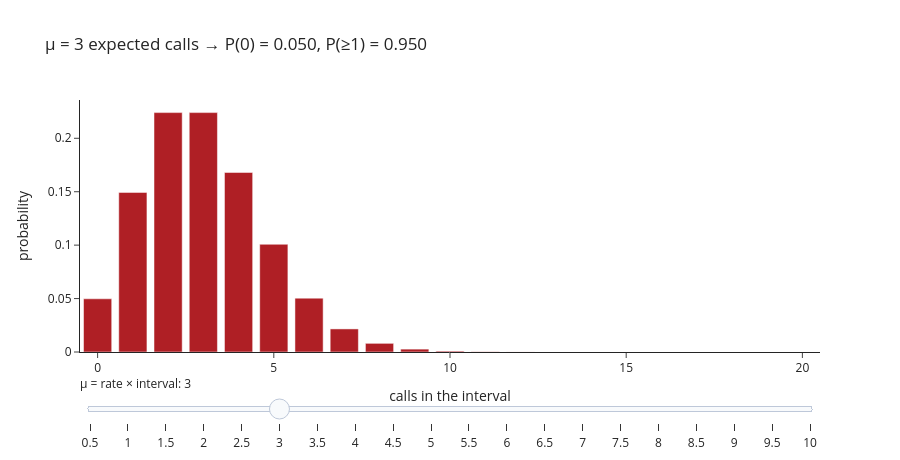

The notebook cell saved with this chart:
### Code cell
mus = np.round(np.arange(0.5, 10.01, 0.5), 1)
xs = np.arange(0, 21)
fig = go.Figure()
for m in mus:
    fig.add_bar(x=xs, y=stats.poisson.pmf(xs, m), marker_color=RED, visible=bool(m == 3.0), name=f"μ={m}", showlegend=False)
steps = [dict(method="update", label=f"{m:g}", args=[{"visible": [j == i for j in range(len(mus))]},
         {"title": f"μ = {m:g} expected calls → P(0) = {math.exp(-m):.3f}, P(≥1) = {1 - math.exp(-m):.3f}"}]) for i, m in enumerate(mus)]
fig.update_layout(template="simple_white", height=460, title="μ = 3 expected calls → P(0) = 0.050, P(≥1) = 0.950",
                  xaxis_title="calls in the interval", yaxis_title="probability",
                  sliders=[dict(active=int(np.where(mus == 3.0)[0][0]), steps=steps, currentvalue=dict(prefix="μ = rate × interval: "))])
fig.show()
print("Mean and variance of a Poisson are both μ: a high rate gives a wide, bell-shaped pile. Push μ to 10 and look.")

### Figure 1 — Plotly figure (JSON) as saved in the notebook; plotly's stock layout.template omitted (floating-point values rounded to 4 significant figures)
{"data": [{"marker": {"color": "#AF1F25"}, "name": "μ=0.5", "showlegend": false, "type": "bar", "visible": false, "x": [0, 1, 2, 3, 4, 5, 6, 7, 8, 9, 10, 11, 12, 13, 14, 15, 16, 17, 18, 19, 20], "y": [0.6065, 0.3033, 0.07582, 0.01264, 0.00158, 0.000158, 1.316e-05, 9.402e-07, 5.876e-08, 3.265e-09, 1.632e-10, 7.419e-12, 3.091e-13, 1.189e-14, 4.246e-16, 1.415e-17, 4.423e-19, 1.301e-20, 3.614e-22, 9.51e-24, 2.378e-25]}, {"marker": {"color": "#AF1F25"}, "name": "μ=1.0", "showlegend": false, "type": "bar", "visible": false, "x": [0, 1, 2, 3, 4, 5, 6, 7, 8, 9, 10, 11, 12, 13, 14, 15, 16, 17, 18, 19, 20], "y": [0.3679, 0.3679, 0.1839, 0.06131, 0.01533, 0.003066, 0.0005109, 7.299e-05, 9.124e-06, 1.014e-06, 1.014e-07, 9.216e-09, 7.68e-10, 5.908e-11, 4.22e-12, 2.813e-13, 1.758e-14, 1.034e-15, 5.746e-17, 3.024e-18, 1.512e-19]}, {"marker": {"color": "#AF1F25"}, "name": "μ=1.5", "showlegend": false, "type": "bar", "visible": false, "x": [0, 1, 2, 3, 4, 5, 6, 7, 8, 9, 10, 11, 12, 13, 14, 15, 16, 17, 18, 19, 20], "y": [0.2231, 0.3347, 0.251, 0.1255, 0.04707, 0.01412, 0.00353, 0.0007564, 0.0001418, 2.364e-05, 3.546e-06, 4.835e-07, 6.044e-08, 6.974e-09, 7.472e-10, 7.472e-11, 7.005e-12, 6.181e-13, 5.151e-14, 4.066e-15, 3.05e-16]}, {"marker": {"color": "#AF1F25"}, "name": "μ=2.0", "showlegend": false, "type": "bar", "visible": false, "x": [0, 1, 2, 3, 4, 5, 6, 7, 8, 9, 10, 11, 12, 13, 14, 15, 16, 17, 18, 19, 20], "y": [0.1353, 0.2707, 0.2707, 0.1804, 0.09022, 0.03609, 0.01203, 0.003437, 0.0008593, 0.0001909, 3.819e-05, 6.944e-06, 1.157e-06, 1.78e-07, 2.543e-08, 3.391e-09, 4.239e-10, 4.987e-11, 5.541e-12, 5.833e-13, 5.833e-14]}, {"marker": {"color": "#AF1F25"}, "name": "μ=2.5", "showlegend": false, "type": "bar", "visible": false, "x": [0, 1, 2, 3, 4, 5, 6, 7, 8, 9, 10, 11, 12, 13, 14, 15, 16, 17, 18, 19, 20], "y": [0.08208, 0.2052, 0.2565, 0.2138, 0.1336, 0.0668, 0.02783, 0.009941, 0.003106, 0.0008629, 0.0002157, 4.903e-05, 1.021e-05, 1.964e-06, 3.508e-07, 5.846e-08, 9.134e-09, 1.343e-09, 1.866e-10, 2.455e-11, 3.069e-12]}, {"marker": {"color": "#AF1F25"}, "name": "μ=3.0", "showlegend": false, "type": "bar", "visible": true, "x": [0, 1, 2, 3, 4, 5, 6, 7, 8, 9, 10, 11, 12, 13, 14, 15, 16, 17, 18, 19, 20], "y": [0.04979, 0.1494, 0.224, 0.224, 0.168, 0.1008, 0.05041, 0.0216, 0.008102, 0.002701, 0.0008102, 0.000221, 5.524e-05, 1.275e-05, 2.732e-06, 5.463e-07, 1.024e-07, 1.808e-08, 3.013e-09, 4.757e-10, 7.135e-11]}, {"marker": {"color": "#AF1F25"}, "name": "μ=3.5", "showlegend": false, "type": "bar", "visible": false, "x": [0, 1, 2, 3, 4, 5, 6, 7, 8, 9, 10, 11, 12, 13, 14, 15, 16, 17, 18, 19, 20], "y": [0.0302, 0.1057, 0.185, 0.2158, 0.1888, 0.1322, 0.0771, 0.03855, 0.01687, 0.006559, 0.002296, 0.0007304, 0.000213, 5.736e-05, 1.434e-05, 3.346e-06, 7.319e-07, 1.507e-07, 2.93e-08, 5.397e-09, 9.445e-10]}, {"marker": {"color": "#AF1F25"}, "name": "μ=4.0", "showlegend": false, "type": "bar", "visible": false, "x": [0, 1, 2, 3, 4, 5, 6, 7, 8, 9, 10, 11, 12, 13, 14, 15, 16, 17, 18, 19, 20], "y": [0.01832, 0.07326, 0.1465, 0.1954, 0.1954, 0.1563, 0.1042, 0.05954, 0.02977, 0.01323, 0.005292, 0.001925, 0.0006415, 0.0001974, 5.64e-05, 1.504e-05, 3.76e-06, 8.847e-07, 1.966e-07, 4.139e-08, 8.277e-09]}, {"marker": {"color": "#AF1F25"}, "name": "μ=4.5", "showlegend": false, "type": "bar", "visible": false, "x": [0, 1, 2, 3, 4, 5, 6, 7, 8, 9, 10, 11, 12, 13, 14, 15, 16, 17, 18, 19, 20], "y": [0.01111, 0.04999, 0.1125, 0.1687, 0.1898, 0.1708, 0.1281, 0.08236, 0.04633, 0.02316, 0.01042, 0.004264, 0.001599, 0.0005536, 0.0001779, 5.338e-05, 1.501e-05, 3.974e-06, 9.935e-07, 2.353e-07, 5.294e-08]}, {"marker": {"color": "#AF1F25"}, "name": "μ=5.0", "showlegend": false, "type": "bar", "visible": false, "x": [0, 1, 2, 3, 4, 5, 6, 7, 8, 9, 10, 11, 12, 13, 14, 15, 16, 17, 18, 19, 20], "y": [0.006738, 0.03369, 0.08422, 0.1404, 0.1755, 0.1755, 0.1462, 0.1044, 0.06528, 0.03627, 0.01813, 0.008242, 0.003434, 0.001321, 0.0004717, 0.0001572, 4.914e-05, 1.445e-05, 4.015e-06, 1.056e-06, 2.641e-07]}, {"marker": {"color": "#AF1F25"}, "name": "μ=5.5", "showlegend": false, "type": "bar", "visible": false, "x": [0, 1, 2, 3, 4, 5, 6, 7, 8, 9, 10, 11, 12, 13, 14, 15, 16, 17, 18, 19, 20], "y": [0.004087, 0.02248, 0.06181, 0.1133, 0.1558, 0.1714, 0.1571, 0.1234, 0.08487, 0.05187, 0.02853, 0.01426, 0.006537, 0.002766, 0.001087, 0.0003984, 0.000137, 4.431e-05, 1.354e-05, 3.919e-06, 1.078e-06]}, {"marker": {"color": "#AF1F25"}, "name": "μ=6.0", "showlegend": false, "type": "bar", "visible": false, "x": [0, 1, 2, 3, 4, 5, 6, 7, 8, 9, 10, 11, 12, 13, 14, 15, 16, 17, 18, 19, 20], "y": [0.002479, 0.01487, 0.04462, 0.08924, 0.1339, 0.1606, 0.1606, 0.1377, 0.1033, 0.06884, 0.0413, 0.02253, 0.01126, 0.005199, 0.002228, 0.0008913, 0.0003342, 0.000118, 3.932e-05, 1.242e-05, 3.725e-06]}, {"marker": {"color": "#AF1F25"}, "name": "μ=6.5", "showlegend": false, "type": "bar", "visible": false, "x": [0, 1, 2, 3, 4, 5, 6, 7, 8, 9, 10, 11, 12, 13, 14, 15, 16, 17, 18, 19, 20], "y": [0.001503, 0.009772, 0.03176, 0.06881, 0.1118, 0.1454, 0.1575, 0.1462, 0.1188, 0.08581, 0.05578, 0.03296, 0.01785, 0.008926, 0.004144, 0.001796, 0.0007296, 0.000279, 0.0001007, 3.446e-05, 1.12e-05]}, {"marker": {"color": "#AF1F25"}, "name": "μ=7.0", "showlegend": false, "type": "bar", "visible": false, "x": [0, 1, 2, 3, 4, 5, 6, 7, 8, 9, 10, 11, 12, 13, 14, 15, 16, 17, 18, 19, 20], "y": [0.0009119, 0.006383, 0.02234, 0.05213, 0.09123, 0.1277, 0.149, 0.149, 0.1304, 0.1014, 0.07098, 0.04517, 0.02635, 0.01419, 0.007094, 0.003311, 0.001448, 0.0005964, 0.0002319, 8.545e-05, 2.991e-05]}, {"marker": {"color": "#AF1F25"}, "name": "μ=7.5", "showlegend": false, "type": "bar", "visible": false, "x": [0, 1, 2, 3, 4, 5, 6, 7, 8, 9, 10, 11, 12, 13, 14, 15, 16, 17, 18, 19, 20], "y": [0.0005531, 0.004148, 0.01556, 0.03889, 0.07292, 0.1094, 0.1367, 0.1465, 0.1373, 0.1144, 0.08583, 0.05852, 0.03658, 0.0211, 0.0113, 0.005652, 0.002649, 0.001169, 0.000487, 0.0001922, 7.209e-05]}, {"marker": {"color": "#AF1F25"}, "name": "μ=8.0", "showlegend": false, "type": "bar", "visible": false, "x": [0, 1, 2, 3, 4, 5, 6, 7, 8, 9, 10, 11, 12, 13, 14, 15, 16, 17, 18, 19, 20], "y": [0.0003355, 0.002684, 0.01073, 0.02863, 0.05725, 0.0916, 0.1221, 0.1396, 0.1396, 0.1241, 0.09926, 0.07219, 0.04813, 0.02962, 0.01692, 0.009026, 0.004513, 0.002124, 0.0009439, 0.0003974, 0.000159]}, {"marker": {"color": "#AF1F25"}, "name": "μ=8.5", "showlegend": false, "type": "bar", "visible": false, "x": [0, 1, 2, 3, 4, 5, 6, 7, 8, 9, 10, 11, 12, 13, 14, 15, 16, 17, 18, 19, 20], "y": [0.0002035, 0.001729, 0.00735, 0.02083, 0.04425, 0.07523, 0.1066, 0.1294, 0.1375, 0.1299, 0.1104, 0.0853, 0.06042, 0.03951, 0.02399, 0.01359, 0.007221, 0.00361, 0.001705, 0.0007627, 0.0003242]}, {"marker": {"color": "#AF1F25"}, "name": "μ=9.0", "showlegend": false, "type": "bar", "visible": false, "x": [0, 1, 2, 3, 4, 5, 6, 7, 8, 9, 10, 11, 12, 13, 14, 15, 16, 17, 18, 19, 20], "y": [0.0001234, 0.001111, 0.004998, 0.01499, 0.03374, 0.06073, 0.09109, 0.1171, 0.1318, 0.1318, 0.1186, 0.09702, 0.07277, 0.05038, 0.03238, 0.01943, 0.01093, 0.005786, 0.002893, 0.00137, 0.0006167]}, {"marker": {"color": "#AF1F25"}, "name": "μ=9.5", "showlegend": false, "type": "bar", "visible": false, "x": [0, 1, 2, 3, 4, 5, 6, 7, 8, 9, 10, 11, 12, 13, 14, 15, 16, 17, 18, 19, 20], "y": [7.485e-05, 0.0007111, 0.003378, 0.0107, 0.0254, 0.04827, 0.07642, 0.1037, 0.1232, 0.13, 0.1235, 0.1067, 0.08444, 0.06171, 0.04187, 0.02652, 0.01575, 0.008799, 0.004644, 0.002322, 0.001103]}, {"marker": {"color": "#AF1F25"}, "name": "μ=10.0", "showlegend": false, "type": "bar", "visible": false, "x": [0, 1, 2, 3, 4, 5, 6, 7, 8, 9, 10, 11, 12, 13, 14, 15, 16, 17, 18, 19, 20], "y": [4.54e-05, 0.000454, 0.00227, 0.007567, 0.01892, 0.03783, 0.06306, 0.09008, 0.1126, 0.1251, 0.1251, 0.1137, 0.09478, 0.07291, 0.05208, 0.03472, 0.0217, 0.01276, 0.007091, 0.003732, 0.001866]}], "layout": {"height": 460, "sliders": [{"active": 5, "currentvalue": {"prefix": "μ = rate × interval: "}, "steps": [{"args": [{"visible": [true, false, false, false, false, false, false, false, false, false, false, false, false, false, false, false, false, false, false, false]}, {"title": "μ = 0.5 expected calls → P(0) = 0.607, P(≥1) = 0.393"}], "label": "0.5", "method": "update"}, {"args": [{"visible": [false, true, false, false, false, false, false, false, false, false, false, false, false, false, false, false, false, false, false, false]}, {"title": "μ = 1 expected calls → P(0) = 0.368, P(≥1) = 0.632"}], "label": "1", "method": "update"}, {"args": [{"visible": [false, false, true, false, false, false, false, false, false, false, false, false, false, false, false, false, false, false, false, false]}, {"title": "μ = 1.5 expected calls → P(0) = 0.223, P(≥1) = 0.777"}], "label": "1.5", "method": "update"}, {"args": [{"visible": [false, false, false, true, false, false, false, false, false, false, false, false, false, false, false, false, false, false, false, false]}, {"title": "μ = 2 expected calls → P(0) = 0.135, P(≥1) = 0.865"}], "label": "2", "method": "update"}, {"args": [{"visible": [false, false, false, false, true, false, false, false, false, false, false, false, false, false, false, false, false, false, false, false]}, {"title": "μ = 2.5 expected calls → P(0) = 0.082, P(≥1) = 0.918"}], "label": "2.5", "method": "update"}, {"args": [{"visible": [false, false, false, false, false, true, false, false, false, false, false, false, false, false, false, false, false, false, false, false]}, {"title": "μ = 3 expected calls → P(0) = 0.050, P(≥1) = 0.950"}], "label": "3", "method": "update"}, {"args": [{"visible": [false, false, false, false, false, false, true, false, false, false, false, false, false, false, false, false, false, false, false, false]}, {"title": "μ = 3.5 expected calls → P(0) = 0.030, P(≥1) = 0.970"}], "label": "3.5", "method": "update"}, {"args": [{"visible": [false, false, false, false, false, false, false, true, false, false, false, false, false, false, false, false, false, false, false, false]}, {"title": "μ = 4 expected calls → P(0) = 0.018, P(≥1) = 0.982"}], "label": "4", "method": "update"}, {"args": [{"visible": [false, false, false, false, false, false, false, false, true, false, false, false, false, false, false, false, false, false, false, false]}, {"title": "μ = 4.5 expected calls → P(0) = 0.011, P(≥1) = 0.989"}], "label": "4.5", "method": "update"}, {"args": [{"visible": [false, false, false, false, false, false, false, false, false, true, false, false, false, false, false, false, false, false, false, false]}, {"title": "μ = 5 expected calls → P(0) = 0.007, P(≥1) = 0.993"}], "label": "5", "method": "update"}, {"args": [{"visible": [false, false, false, false, false, false, false, false, false, false, true, false, false, false, false, false, false, false, false, false]}, {"title": "μ = 5.5 expected calls → P(0) = 0.004, P(≥1) = 0.996"}], "label": "5.5", "method": "update"}, {"args": [{"visible": [false, false, false, false, false, false, false, false, false, false, false, true, false, false, false, false, false, false, false, false]}, {"title": "μ = 6 expected calls → P(0) = 0.002, P(≥1) = 0.998"}], "label": "6", "method": "update"}, {"args": [{"visible": [false, false, false, false, false, false, false, false, false, false, false, false, true, false, false, false, false, false, false, false]}, {"title": "μ = 6.5 expected calls → P(0) = 0.002, P(≥1) = 0.998"}], "label": "6.5", "method": "update"}, {"args": [{"visible": [false, false, false, false, false, false, false, false, false, false, false, false, false, true, false, false, false, false, false, false]}, {"title": "μ = 7 expected calls → P(0) = 0.001, P(≥1) = 0.999"}], "label": "7", "method": "update"}, {"args": [{"visible": [false, false, false, false, false, false, false, false, false, false, false, false, false, false, true, false, false, false, false, false]}, {"title": "μ = 7.5 expected calls → P(0) = 0.001, P(≥1) = 0.999"}], "label": "7.5", "method": "update"}, {"args": [{"visible": [false, false, false, false, false, false, false, false, false, false, false, false, false, false, false, true, false, false, false, false]}, {"title": "μ = 8 expected calls → P(0) = 0.000, P(≥1) = 1.000"}], "label": "8", "method": "update"}, {"args": [{"visible": [false, false, false, false, false, false, false, false, false, false, false, false, false, false, false, false, true, false, false, false]}, {"title": "μ = 8.5 expected calls → P(0) = 0.000, P(≥1) = 1.000"}], "label": "8.5", "method": "update"}, {"args": [{"visible": [false, false, false, false, false, false, false, false, false, false, false, false, false, false, false, false, false, true, false, false]}, {"title": "μ = 9 expected calls → P(0) = 0.000, P(≥1) = 1.000"}], "label": "9", "method": "update"}, {"args": [{"visible": [false, false, false, false, false, false, false, false, false, false, false, false, false, false, false, false, false, false, true, false]}, {"title": "μ = 9.5 expected calls → P(0) = 0.000, P(≥1) = 1.000"}], "label": "9.5", "method": "update"}, {"args": [{"visible": [false, false, false, false, false, false, false, false, false, false, false, false, false, false, false, false, false, false, false, true]}, {"title": "μ = 10 expected calls → P(0) = 0.000, P(≥1) = 1.000"}], "label": "10", "method": "update"}]}], "title": {"text": "μ = 3 expected calls → P(0) = 0.050, P(≥1) = 0.950"}, "xaxis": {"title": {"text": "calls in the interval"}}, "yaxis": {"title": {"text": "probability"}}}}
